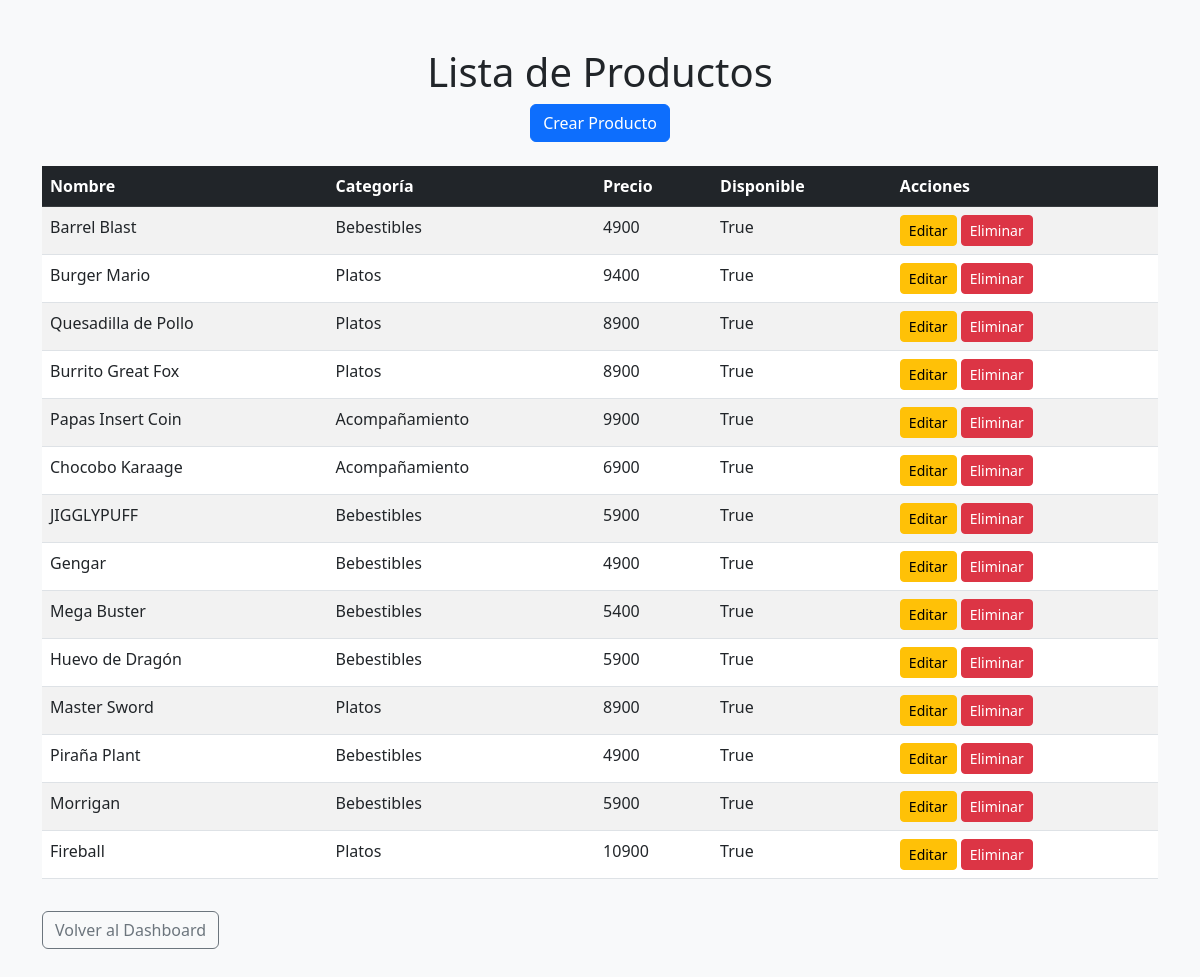
Before: /administrativo/productos/ (signed in) with the older database file.
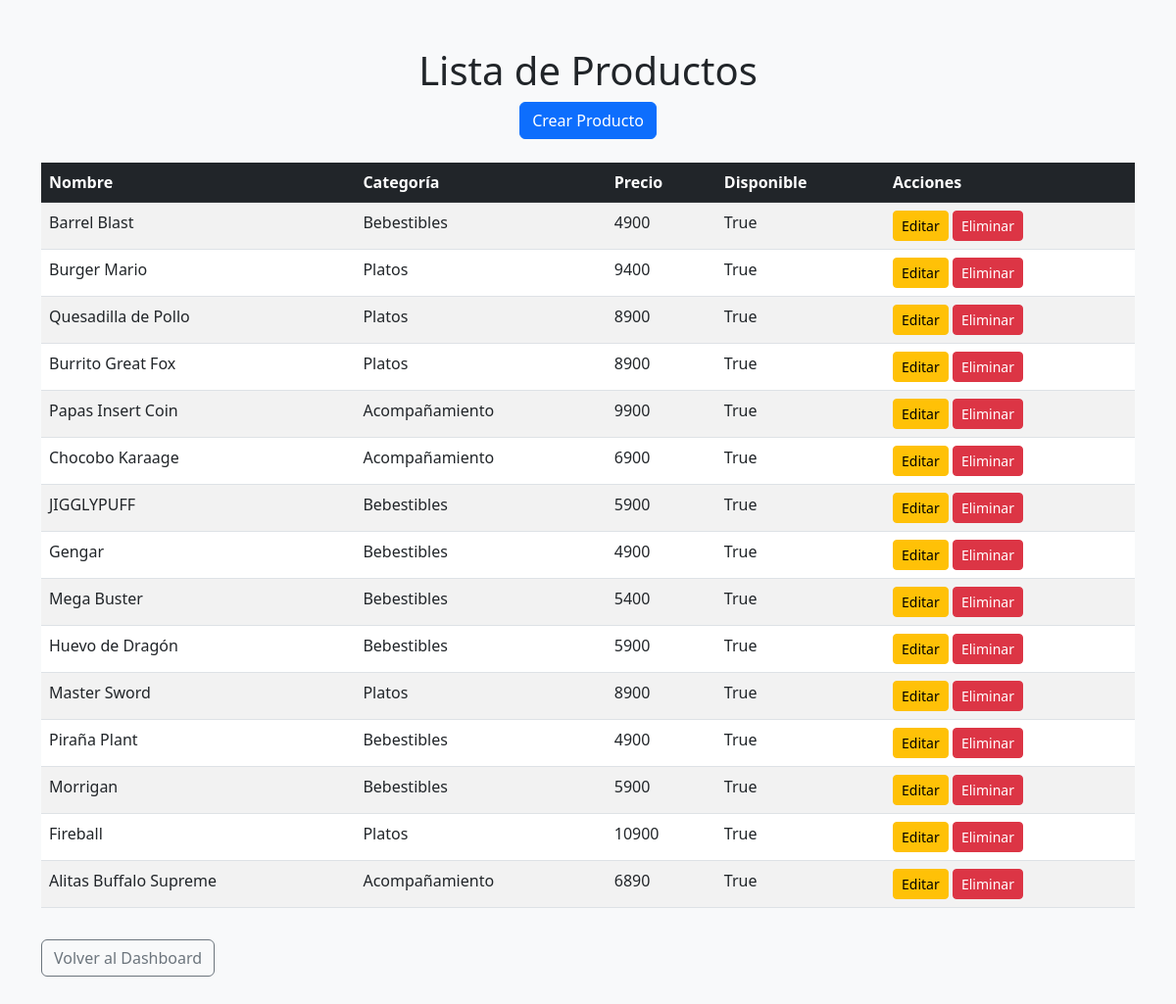
After: the same page with the newer database file.
### pedidos/models.py (models this page shows, shortened)
class Producto(models.Model):
    CATEGORIAS = [
        ('Platos', 'Platos'),
        ('Bebestibles', 'Bebestibles'),
        ('Acompañamiento', 'Acompañamiento'),
        ('Postres', 'Postres'),
    ]
    nombre = models.CharField(max_length=100)
    categoria = models.CharField(max_length=50, choices=CATEGORIAS)
    precio = models.IntegerField()
    descripcion = models.TextField(blank=True, null=True)
    disponible = models.BooleanField(default=True)
    imagen = models.ImageField(upload_to='productos/', blank=True, null=True)

### administrativo/decorators.py (the view)
    def _wrapped_view(request, *args, **kwargs):
        if not request.user.is_authenticated:
            return HttpResponseForbidden("No tienes permisos para acceder a esta página.")
        perfil = PerfilUsuario.objects.filter(usuario=request.user).first()
        if perfil and perfil.rol == 'admin':
            return view_func(request, *args, **kwargs)
        return HttpResponseForbidden("No tienes permisos para acceder a esta página.")

### administrativo/views.py (called while the page is built)
@admin_required
def lista_productos(request):
    productos = Producto.objects.all()
    return render(request, 'administrativo/lista_productos.html', {'productos': productos})

### administrativo/templates/administrativo/lista_productos.html (shortened to what this page needs)
<!DOCTYPE html>
<html lang="es">
<head>
    <link href="https://cdn.jsdelivr.net/npm/bootstrap@5.3.0-alpha1/dist/css/bootstrap.min.css" rel="stylesheet">
</head>
<body class="bg-light">
    <div class="container py-5">
        <div class="text-center mb-4">
            <h1>Lista de Productos</h1>
            <a href="{% url 'crear_producto' %}" class="btn btn-primary">Crear Producto</a>
        </div>
        <table class="table table-striped table-hover">
            <thead class="table-dark">
                <tr>
                    <th>Nombre</th>
                    <th>Categoría</th>
                    <th>Precio</th>
                    <th>Disponible</th>
                    <th>Acciones</th>
                </tr>
            </thead>
            <tbody>
                {% for producto in productos %}
                <tr>
                    <td>{{ producto.nombre }}</td>
                    <td>{{ producto.categoria }}</td>
                    <td>{{ producto.precio }}</td>
                    <td>{{ producto.disponible }}</td>
                    <td>
                        <a href="{% url 'editar_producto' producto.pk %}" class="btn btn-warning btn-sm">Editar</a>
                        <a href="{% url 'eliminar_producto' producto.pk %}" class="btn btn-danger btn-sm">Eliminar</a>
                    </td>
                </tr>
                {% endfor %}
            </tbody>
        </table>
        <a href="/administrativo/" class="btn btn-outline-secondary mt-3">Volver al Dashboard</a>
    </div>
</body>
</html>

Changed rows visible on the page:
added Producto: nombre "Alitas Buffalo Supreme", categoria "Acompañamiento", precio "6890", disponible "True"
